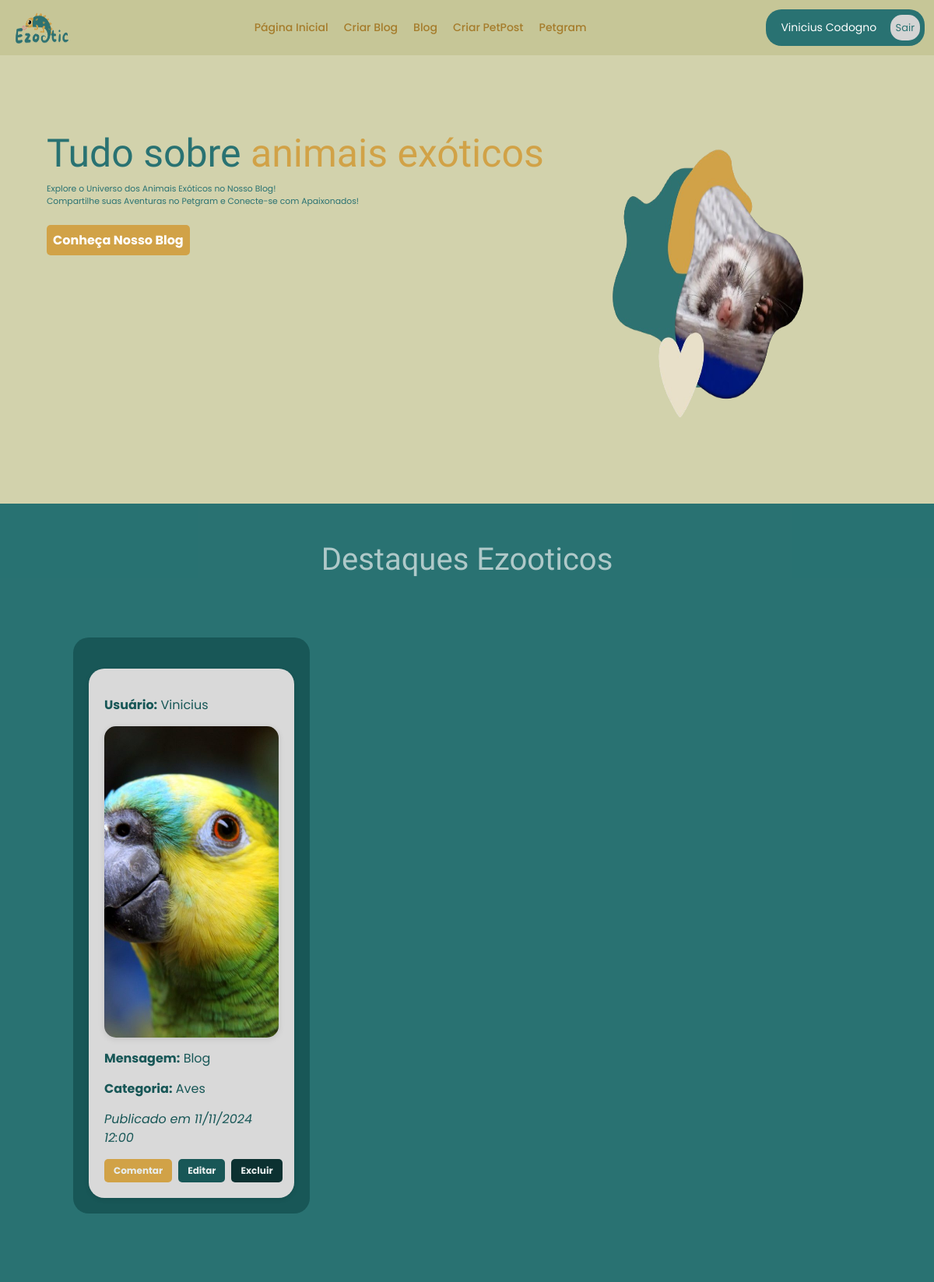
Page / (signed in) on the earlier database version.
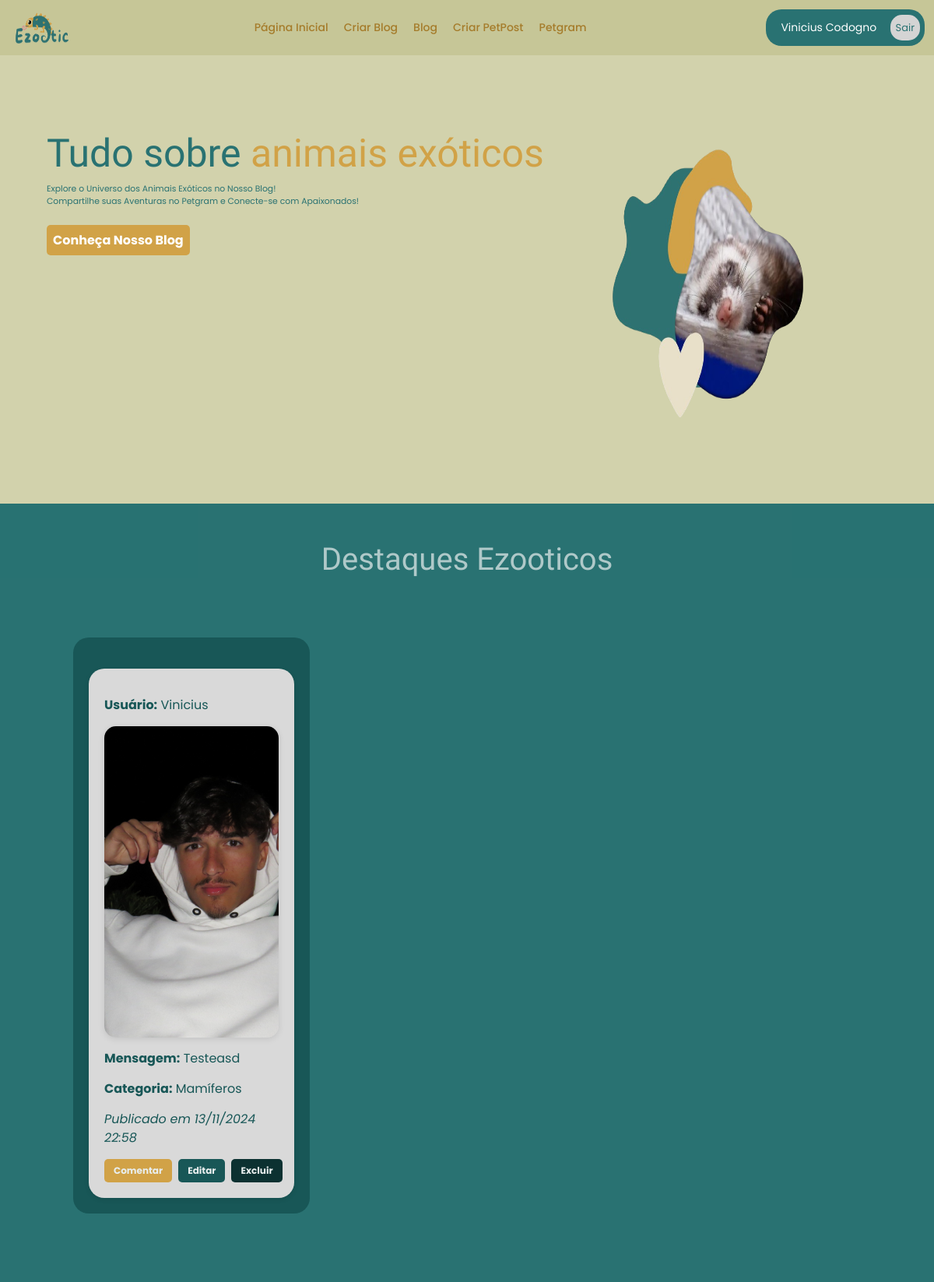
Same page on the later database version.
### app/models.py (models this page shows, shortened)
class User(db.Model, UserMixin):
    id = db.Column(db.Integer, primary_key=True)
    nome = db.Column(db.String, nullable=True)
    sobrenome = db.Column(db.String, nullable=True)
    email = db.Column(db.String, nullable=True)
    senha = db.Column(db.String, nullable=True)
    posts = db.relationship('Post', backref='user', lazy=True)
    petgrams = db.relationship('Petgram', backref='user', lazy=True)
    comentarios_petgram = db.relationship('ComentarioPetgram', backref='user', lazy=True)

class Post(db.Model):
    id = db.Column(db.Integer, primary_key=True)
    mensagem = db.Column(db.String, nullable=True)
    user_id = db.Column(db.Integer, db.ForeignKey('user.id'), nullable=True)
    imagem = db.Column(db.String, nullable=True)
    categoria = db.Column(db.String(50), nullable=True)
    data_criacao = db.Column(db.DateTime, default=datetime.utcnow)

### app/views.py (the view)
@app.route('/', methods=['GET', 'POST'])
def homepage():
    if current_user.is_authenticated:
        posts = Post.query.order_by(Post.data_criacao.desc()).limit(3).all()
        return render_template('index.html', posts=posts)
    else:
        flash('Por favor, faça login para acessar a página inicial.', 'warning')
        return redirect(url_for('login'))

### app/models.py (called while the page is built)
@login_manager.user_loader
def load_user(user_id):
    return User.query.get(user_id)

### app/templates/index.html (shortened to what this page needs)
{% extends 'base.html' %}
{% block content %}
    <div alt="Principal">
        <nav>
            {% include 'nave/nave.html' %}
        </nav>
        <div class="headline">
            <div>
                <h1 class="headline-tt">Tudo sobre <span style="color: #d1a247;">animais exóticos</span></h1>
                <p class="headline-p">Explore o Universo dos Animais Exóticos no Nosso Blog! <br> Compartilhe suas Aventuras no Petgram e Conecte-se com Apaixonados!</p>
                 <a href="{{ url_for('postLista')}}" class="headline-button-blog">Conheça Nosso Blog</a>
            </div>
            <div class="headline-imagem">
                <img src="{{ url_for('static', filename='images/Guaxi.png') }}" alt="">
            </div>
        </div>
        <div class="destaques-ezooticos">
            <h1 class="destaques-ezooticos-h1">Destaques Ezooticos</h1>
    <div class="container">
        <div class="row mt-4">
            <div class="col-12">
                <table class="table">
                    <tbody>
                        <tr>
                            <td colspan="4">
                                <div class="destaques-semana">
                                    {% for linha in posts %}
                                        <div class="dest-post">
                                            <div class="post-estrutura">
                                                <p><strong>Usuário:</strong> {{ linha.user.nome }}</p>
                                                {% if linha.imagem %}
                                                    <img class="img-post" src="{{ url_for('static', filename='uploads/' ~ linha.imagem) }}" alt="Imagem do Post" class="img-fluid mb-2" style="width: 30vw; height: 50vh;">
                                                {% endif %}
                                                <p><strong>Mensagem:</strong> {{ linha.mensagem }}</p>
                                                <p><strong>Categoria:</strong> {{ linha.categoria }}</p>
                                                <p><em>Publicado em
                                                    {{ linha.data_criacao.strftime('%d/%m/%Y %H:%M') if linha.data_criacao else "Data não disponível" }}
                                                </em></p>
                                                <div class="d-flex align-items-center">
                                                    <button class="btn btn-comentar btn-sm me-2" data-bs-toggle="modal" data-bs-target="#comentariosModal{{ linha.id }}">
                                                    Comentar
                                                    </button>
                                                    <a href="{{ url_for('editar_post', post_id=linha.id) }}" class="btn btn-editar btn-sm me-2">Editar</a>
                                                    <form action="{{ url_for('excluir_post', post_id=linha.id) }}" method="POST" style="display:inline;">
                                                        <button type="submit" class="btn btn-excluir btn-sm">Excluir</button>
                                                    </form>
                                                </div>
                                            </div>
                                        </div>
                                    {% endfor %}
                                </div>
                            </td>
                        </tr>
                    </tbody>
                </table>
            </div>
        </div>
    </div>
{% endblock %}

### app/templates/base.html (shortened to what this page needs)
<!DOCTYPE html>
<html lang="en">
<head>
    <link href="https://cdn.jsdelivr.net/npm/bootstrap@5.1.3/dist/css/bootstrap.min.css" rel="stylesheet">
</head>
<body>
    {% block content %}{% endblock %}
</body>
</html>

### app/templates/nave/nave.html (shortened to what this page needs)
{% if current_user.is_authenticated %}
    <nav class="navbar">
        <div>
            <img class="logotipo" src="{{ url_for('static', filename='images/Ezootic-Logo.png') }}" alt="Logotipo">
        </div>
        <div class="navbar-links">
            <a href="/">Página Inicial</a>
            <a href="{{ url_for('postNovo') }}">Criar Blog</a>
            <a href="{{ url_for('postLista') }}">Blog</a>
            <a href="{{ url_for('petgramNovo') }}">Criar PetPost</a>
            <a href="{{ url_for('petgramLista') }}">Petgram</a>
        </div>
        <div class="login-options">
            <span class="options-name btn bnt-primary" style="color: white;">{{current_user.nome}} {{current_user.sobrenome}}</span>
            <a href="{{url_for('logout')}}">Sair</a>
        </div>
    </nav>
{% endif %}

### app/templates/nave/nave.html (style rules this page uses)
.navbar { display: flex; justify-content: space-between; align-content: center; padding: 1% 1% 1% 1%; background-color: #C6C697; }
.logotipo { width: 7vw; height: 5vh; }
.navbar-links { display: flex; gap: 20px; }
.navbar-links a { text-decoration: none; color: #a57c2b; font-family: "Poppins", sans-serif; font-weight: 500; font-size: 14px; transition: color 0.3s; }
.login-options { border-radius: 20px; padding: 6px 6px 6px 6px; background-color: #297272; font-family: "Poppins", sans-serif; }
.login-options a { padding: 7px; margin: 5px 0px 5px 0px; border-radius: 15px; font-weight: 400; font-size: 13px; text-decoration: none; background-color: rgb(212, 212, 212); color: #297272; }
.options-name { font-weight: 400; font-size: 14px; }

### app/templates/index.html (style rules this page uses)
body { background-color: #D2D2AC; }
.headline { padding: 8% 5% 0% 5%; display: flex; justify-content: space-between; }
.headline-tt { color: #297272; font-family: 'Kavoon', sans-serif; font-weight: 500; font-size: 50px; }
.headline-p { font-family: 'Poppins', sans-serif; font-size: 0.9vw; color: #297272; padding-bottom: 2%; }
.headline-button-blog { border-style: none; border-radius: 5px; padding: 8px; font-family: 'Poppins', sans-serif; font-weight: bold; background-color: #d1a247; color: white; text-decoration: none; }
.headline-imagem img { padding: 0% 30% 30% 0%; width: 30vw; height: 60vh; }
.destaques-ezooticos-h1 { font-family: 'Kavoon', sans-serif; opacity: 70%; color: #E8EEEE; padding: 4% 0% 0% 0%; background-color: #297272; text-align: center; }
.destaques-ezooticos { background-color: #297272; }
.destaques-semana { display: flex; justify-content: space-between; flex-wrap: wrap; padding: 4%; background-color: #297272; }
.dest-post { background-color: #185757; width: 30%; border-radius: 20px 20px 20px 20px; margin-bottom: 20px; padding: 20px; }
.dest-post img { max-width: 100%; height: auto; }
.post-estrutura { background-color: #D9D9D9; border-radius: 20px; padding: 20px; max-width: 800px; margin: 20px auto; box-shadow: 0 2px 6px rgba(0, 0, 0, 0.1); margin-bottom: 0 !important; }
.post-estrutura p { color: #185757; font-family: 'Poppins', sans-serif; font-size: 1rem; margin-bottom: 15px; }
.post-estrutura img { border-radius: 15px; width: 100%; height: auto; object-fit: cover; margin-bottom: 15px; box-shadow: 0 2px 8px rgba(0, 0, 0, 0.1); }
.btn-editar { background-color: #185757; color: #E8EEEE; font-size: 12px; font-family: 'Poppins', sans-serif; font-weight: bold; padding: 6px 12px; border-radius: 5px; display: inline-flex; align-items: center; gap: 8px; text-decoration: none; border: none; }
.btn-excluir { background-color: #0c3131; color: #E8EEEE; font-size: 12px; font-family: 'Poppins', sans-serif; font-weight: bold; padding: 6px 12px; border-radius: 5px; display: inline-flex; align-items: center; gap: 8px; text-decoration: none; border: none; }
.btn-comentar { background-color: #D1A247; color: #E8EEEE; font-size: 12px; font-family: 'Poppins', sans-serif; font-weight: bold; padding: 6px 12px; border-radius: 5px; display: inline-flex; align-items: center; gap: 8px; text-decoration: none; border: none; }
table tbody tr td { border: none; padding: 0; }

Differences in the rows shown:
changed Post "Vinicius": imagem: a different picture; mensagem "Blog" → "Testeasd"; categoria "Aves" → "Mamíferos"; data_criacao "11/11/2024 12:00" → "13/11/2024 22:58"
